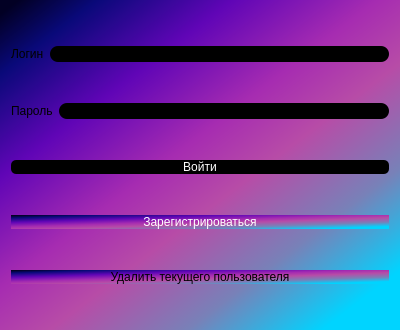
<?xml version="1.0" encoding="UTF-8"?>
<ui version="4.0">
 <class>authorization</class>
 <widget class="QDialog" name="authorization">
  <property name="geometry">
   <rect>
    <x>0</x>
    <y>0</y>
    <width>400</width>
    <height>330</height>
   </rect>
  </property>
  <property name="windowTitle">
   <string>Dialog</string>
  </property>
  <property name="styleSheet">
   <string notr="true">background: qlineargradient(spread:pad, x1:0.0478083, y1:0, x2:0.894, y2:0.915409, stop:0 rgba(2, 0, 36, 255), stop:0.106145 rgba(9, 9, 121, 255), stop:0.290503 rgba(96, 5, 182, 255), stop:0.487767 rgba(166, 44, 177, 255), stop:0.629808 rgba(183, 76, 167, 255), stop:0.817308 rgba(120, 129, 184, 255), stop:1 rgba(0, 212, 255, 255));
 border-radius: 8px;
    </string>
  </property>
  <layout class="QGridLayout" name="gridLayout">
   <item row="3" column="0">
    <widget class="QPushButton" name="reg">
     <property name="sizePolicy">
      <sizepolicy hsizetype="Expanding" vsizetype="Fixed">
       <horstretch>0</horstretch>
       <verstretch>0</verstretch>
      </sizepolicy>
     </property>
     <property name="palette">
      <palette>
       <active>
        <colorrole role="WindowText">
         <brush brushstyle="SolidPattern">
          <color alpha="255">
           <red>255</red>
           <green>255</green>
           <blue>255</blue>
          </color>
         </brush>
        </colorrole>
        <colorrole role="Button">
         <brush brushstyle="SolidPattern">
          <color alpha="255">
           <red>0</red>
           <green>0</green>
           <blue>0</blue>
          </color>
         </brush>
        </colorrole>
        <colorrole role="Text">
         <brush brushstyle="SolidPattern">
          <color alpha="255">
           <red>255</red>
           <green>255</green>
           <blue>255</blue>
          </color>
         </brush>
        </colorrole>
        <colorrole role="ButtonText">
         <brush brushstyle="SolidPattern">
          <color alpha="255">
           <red>255</red>
           <green>255</green>
           <blue>255</blue>
          </color>
         </brush>
        </colorrole>
        <colorrole role="Base">
         <brush brushstyle="SolidPattern">
          <color alpha="255">
           <red>0</red>
           <green>0</green>
           <blue>0</blue>
          </color>
         </brush>
        </colorrole>
        <colorrole role="Window">
         <brush brushstyle="SolidPattern">
          <color alpha="255">
           <red>0</red>
           <green>0</green>
           <blue>0</blue>
          </color>
         </brush>
        </colorrole>
        <colorrole role="PlaceholderText">
         <brush brushstyle="NoBrush">
          <color alpha="128">
           <red>255</red>
           <green>255</green>
           <blue>255</blue>
          </color>
         </brush>
        </colorrole>
       </active>
       <inactive>
        <colorrole role="WindowText">
         <brush brushstyle="SolidPattern">
          <color alpha="255">
           <red>255</red>
           <green>255</green>
           <blue>255</blue>
          </color>
         </brush>
        </colorrole>
        <colorrole role="Button">
         <brush brushstyle="SolidPattern">
          <color alpha="255">
           <red>0</red>
           <green>0</green>
           <blue>0</blue>
          </color>
         </brush>
        </colorrole>
        <colorrole role="Text">
         <brush brushstyle="SolidPattern">
          <color alpha="255">
           <red>255</red>
           <green>255</green>
           <blue>255</blue>
          </color>
         </brush>
        </colorrole>
        <colorrole role="ButtonText">
         <brush brushstyle="SolidPattern">
          <color alpha="255">
           <red>255</red>
           <green>255</green>
           <blue>255</blue>
          </color>
         </brush>
        </colorrole>
        <colorrole role="Base">
         <brush brushstyle="SolidPattern">
          <color alpha="255">
           <red>0</red>
           <green>0</green>
           <blue>0</blue>
          </color>
         </brush>
        </colorrole>
        <colorrole role="Window">
         <brush brushstyle="SolidPattern">
          <color alpha="255">
           <red>0</red>
           <green>0</green>
           <blue>0</blue>
          </color>
         </brush>
        </colorrole>
        <colorrole role="PlaceholderText">
         <brush brushstyle="NoBrush">
          <color alpha="128">
           <red>255</red>
           <green>255</green>
           <blue>255</blue>
          </color>
         </brush>
        </colorrole>
       </inactive>
       <disabled>
        <colorrole role="WindowText">
         <brush brushstyle="SolidPattern">
          <color alpha="255">
           <red>255</red>
           <green>255</green>
           <blue>255</blue>
          </color>
         </brush>
        </colorrole>
        <colorrole role="Button">
         <brush brushstyle="SolidPattern">
          <color alpha="255">
           <red>0</red>
           <green>0</green>
           <blue>0</blue>
          </color>
         </brush>
        </colorrole>
        <colorrole role="Text">
         <brush brushstyle="SolidPattern">
          <color alpha="255">
           <red>255</red>
           <green>255</green>
           <blue>255</blue>
          </color>
         </brush>
        </colorrole>
        <colorrole role="ButtonText">
         <brush brushstyle="SolidPattern">
          <color alpha="255">
           <red>255</red>
           <green>255</green>
           <blue>255</blue>
          </color>
         </brush>
        </colorrole>
        <colorrole role="Base">
         <brush brushstyle="SolidPattern">
          <color alpha="255">
           <red>0</red>
           <green>0</green>
           <blue>0</blue>
          </color>
         </brush>
        </colorrole>
        <colorrole role="Window">
         <brush brushstyle="SolidPattern">
          <color alpha="255">
           <red>0</red>
           <green>0</green>
           <blue>0</blue>
          </color>
         </brush>
        </colorrole>
        <colorrole role="PlaceholderText">
         <brush brushstyle="NoBrush">
          <color alpha="128">
           <red>255</red>
           <green>255</green>
           <blue>255</blue>
          </color>
         </brush>
        </colorrole>
       </disabled>
      </palette>
     </property>
     <property name="styleSheet">
      <string notr="true">color: #ffffff;
font: 8pt &quot;Palatino Linotype&quot;;
                background-color: rgb(0,0, 0);
                border-radius: 4px transparent;
                border-bottom: 3px transparent;
                border-right: 2px transparent;
                border-left: 2px transparent;
             hover{
                background-color: rgb(255,130,00);} ;
         pressed  {
               background-color: rgb(232,95,76); } ;
                        border-radius: 5px;</string>
     </property>
     <property name="text">
      <string>Зарегистрироваться</string>
     </property>
    </widget>
   </item>
   <item row="0" column="0">
    <layout class="QHBoxLayout" name="horizontalLayout_2">
     <item>
      <widget class="QLabel" name="label">
       <property name="styleSheet">
        <string notr="true">  background:qlineargradient(spread:pad, x1:0, y1:0, x2:1, y2:1, stop:0 rgba(0, 0, 0, 0))</string>
       </property>
       <property name="text">
        <string>Логин</string>
       </property>
      </widget>
     </item>
     <item>
      <widget class="QLineEdit" name="login">
       <property name="styleSheet">
        <string notr="true"> background: rgb(0, 0, 0);
color: #ffffff;</string>
       </property>
      </widget>
     </item>
    </layout>
   </item>
   <item row="2" column="0">
    <widget class="QPushButton" name="enter">
     <property name="sizePolicy">
      <sizepolicy hsizetype="Expanding" vsizetype="Fixed">
       <horstretch>0</horstretch>
       <verstretch>0</verstretch>
      </sizepolicy>
     </property>
     <property name="styleSheet">
      <string notr="true">color: #ffffff;
font: 8pt &quot;Palatino Linotype&quot;;
 background:  rgb(0, 0, 0);
                border-radius: 4px transparent;
                border-bottom: 3px transparent;
                border-right: 2px transparent;
                border-left: 2px transparent;
border-radius: 5px;</string>
     </property>
     <property name="text">
      <string>Войти</string>
     </property>
    </widget>
   </item>
   <item row="1" column="0">
    <layout class="QHBoxLayout" name="horizontalLayout_3">
     <item>
      <widget class="QLabel" name="label_2">
       <property name="contextMenuPolicy">
        <enum>Qt::DefaultContextMenu</enum>
       </property>
       <property name="styleSheet">
        <string notr="true"> background:qlineargradient(spread:pad, x1:0, y1:0, x2:1, y2:1, stop:0 rgba(0, 0, 0, 0))</string>
       </property>
       <property name="text">
        <string>Пароль</string>
       </property>
      </widget>
     </item>
     <item>
      <widget class="QLineEdit" name="password">
       <property name="styleSheet">
        <string notr="true">background: rgb(0, 0, 0);
color: rgb(255, 255, 255);
</string>
       </property>
      </widget>
     </item>
    </layout>
   </item>
   <item row="4" column="0">
    <widget class="QPushButton" name="delite_user">
     <property name="styleSheet">
      <string notr="true">color: #ffffff;
font: 8pt &quot;Palatino Linotype&quot;;
                background-color: rgb(0,0, 0);
                border-radius: 4px transparent;
                border-bottom: 3px transparent;
                border-right: 2px transparent;
                border-left: 2px transparent;
             hover{
                background-color: rgb(255,130,00);} ;
         pressed  {
               background-color: rgb(232,95,76); } ;
                        border-radius: 5px;</string>
     </property>
     <property name="text">
      <string>Удалить текущего пользователя</string>
     </property>
    </widget>
   </item>
  </layout>
 </widget>
 <resources/>
 <connections/>
</ui>
